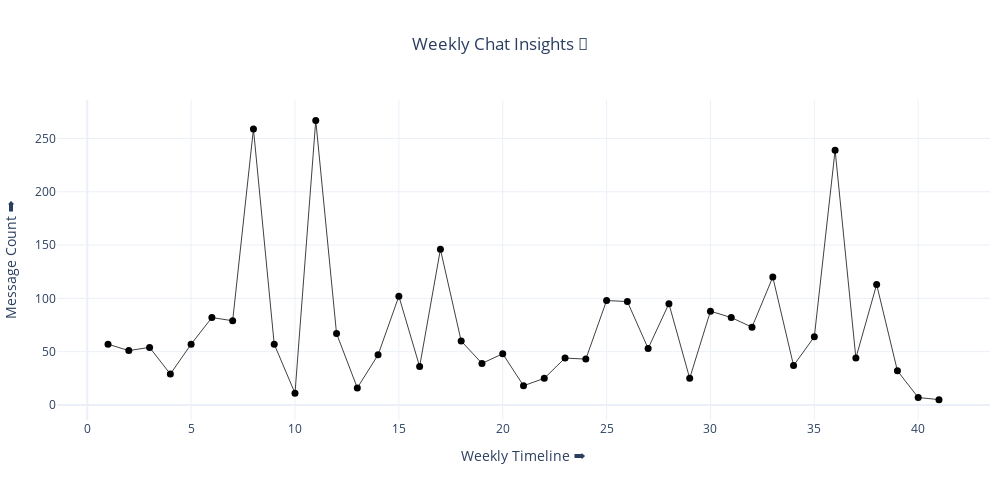

The notebook cell this image was saved under:
### Code cell
fig = go.Figure(data = go.Scatter
    (
        x = np.arange(1, len(weekly_chat_count) + 1),
        y = weekly_chat_count,
        name = "Weekly Chat Insights",
        mode='lines+markers',
        marker=dict(size=7, color='black'),
        line=dict(width=0.75),
        hovertemplate="%{y} chats: week %{x}"
    )
)

fig.update_layout(
  height=500, 
  width=1000,
  xaxis_title="Weekly Timeline ➡️",
  yaxis_title="Message Count ➡️",
  title="Weekly Chat Insights 📅",
  title_x=0.5,
  template="plotly_white",
  margin = dict(l=10, r=10)
)
fig.show()

### Figure 1 — Plotly figure (JSON) as saved in the notebook; plotly's stock layout.template omitted (floating-point values rounded to 4 significant figures)
{"data": [{"hovertemplate": "%{y} chats: week %{x}", "line": {"width": 0.75}, "marker": {"color": "black", "size": 7}, "mode": "lines+markers", "name": "Weekly Chat Insights", "type": "scatter", "x": [1, 2, 3, 4, 5, 6, 7, 8, 9, 10, 11, 12, 13, 14, 15, 16, 17, 18, 19, 20, 21, 22, 23, 24, 25, 26, 27, 28, 29, 30, 31, 32, 33, 34, 35, 36, 37, 38, 39, 40, 41], "y": [57, 51, 54, 29, 57, 82, 79, 259, 57, 11, 267, 67, 16, 47, 102, 36, 146, 60, 39, 48, 18, 25, 44, 43, 98, 97, 53, 95, 25, 88, 82, 73, 120, 37, 64, 239, 44, 113, 32, 7, 5]}], "layout": {"height": 500, "margin": {"l": 10, "r": 10}, "title": {"text": "Weekly Chat Insights 📅", "x": 0.5}, "width": 1000, "xaxis": {"title": {"text": "Weekly Timeline ➡️"}}, "yaxis": {"title": {"text": "Message Count ➡️"}}}}
